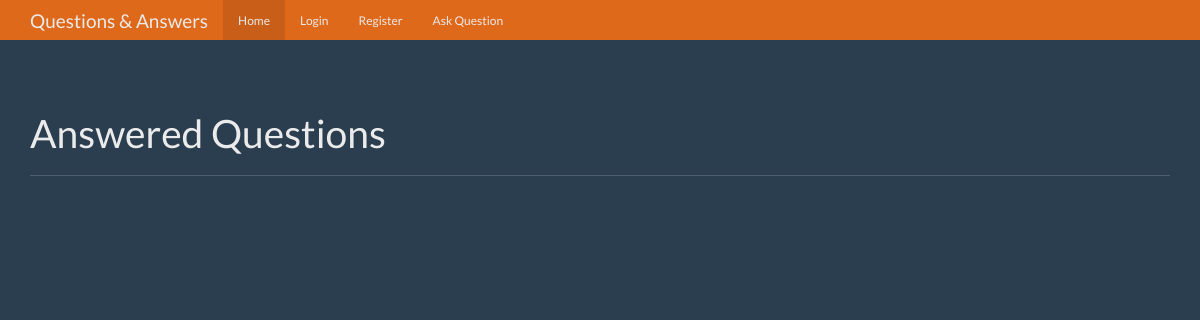
The app's page /, older data.
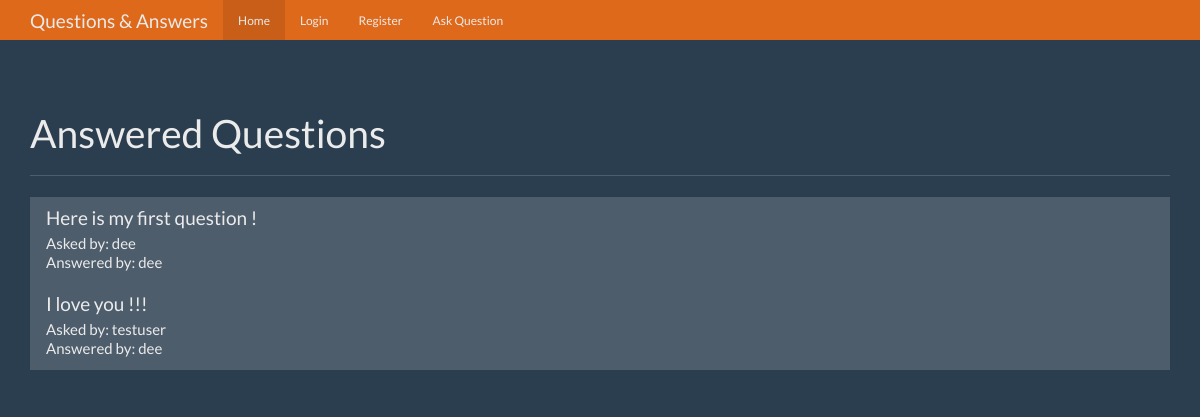
The same page, newer data.
### tables this page shows
CREATE TABLE "questions" (
	`id`	integer PRIMARY KEY AUTOINCREMENT,
	`question_text`	TEXT NOT NULL,
	`answer_text`	TEXT,
	`asked_by_id`	integer NOT NULL,
	`expert_id`	integer NOT NULL
);

CREATE TABLE users (
    id integer primary key autoincrement,
    name text not null,
    password text not null,
    expert boolean not null,
    admin boolean not null
);

### app.py (the view)
@app.route('/')
def index():
    user = get_active_user()
    db = get_db()
    questions_cur = db.execute("""SELECT questions.id as question_id, questions.question_text, askers.name as asker_name, experts.name as expert_name
                                FROM questions JOIN users as askers ON askers.id = questions.id
                                JOIN users as experts ON questions.expert_id = experts.id
                                WHERE questions.answer_text IS NOT NULL""")
    questions = questions_cur.fetchall()
    return render_template('home.html', user=user, questions=questions)

### app.py (called while the page is built)
def get_active_user():
    active_user = None
    if 'user' in session:
        user = session['user']
        db = get_db()
        user_cur = db.execute('SELECT * FROM users WHERE name = ?', [user])
        active_user = user_cur.fetchone()
    return active_user

### database.py (called while the page is built)
def connect_db():
    sql = sqlite3.connect('/home/codemask/Documents/FlaskProject/question_answer/questions.db')
    sql.row_factory = sqlite3.Row
    return sql

def get_db():
    if not hasattr(g, 'sqlite_db'):
        g.sqlite_db = connect_db()
    return g.sqlite_db

### templates/home.html (shortened to what this page needs)
<!DOCTYPE html>
<html lang="en">
  <head>
    <link href="{{ url_for('static', filename='bootstrap.min.css') }}" rel="stylesheet">
    <link href="{{ url_for('static', filename='theme.css') }}" rel="stylesheet">
  </head>
  <body>
    <nav class="navbar navbar-inverse navbar-fixed-top">
      <div class="container">
        <div class="navbar-header">
          <a class="navbar-brand" href="#">Questions & Answers</a>
        </div>
        <div id="navbar" class="navbar-collapse collapse">
          <ul class="nav navbar-nav">
            <li class="active"><a href="{{ url_for('index') }}">Home</a></li>
            {% if not user %}
            <li><a href="{{ url_for('login') }}">Login</a></li>
            <li><a href="{{ url_for('register') }}">Register</a></li>
            <li><a href="{{ url_for('login') }}">Ask Question</a></li>
            {% endif %}
          </ul>
        </div>
      </div>
    </nav>
    <div class="container theme-showcase" role="main">
      <div class="page-header">
        <h1>Answered Questions</h1>
      </div>
      <div class="row">
        <div class="col-lg-12">
          <div class="list-group">
            {% for question in questions %}
            <a href="{{ url_for('question', question_id=question['question_id']) }}" class="list-group-item">
                <h4 class="list-group-item-heading">{{ question['question_text'] }}</h4>
                <p class="list-group-item-text">Asked by: {{ question['asker_name'] }}</p>
                <p class="list-group-item-text">Answered by: {{ question['expert_name'] }}</p>
            </a>
            {% endfor %}
          </div>
        </div>
      </div>
    </div>
  </body>
</html>

Row changes from the older to the newer data that the page shows:
now on this page (row edited): questions: question_text "Here is my first question !", asker_name "dee", expert_name "dee"
now on this page (row edited): questions: question_text "I love you !!!", asker_name "testuser", expert_name "dee"
